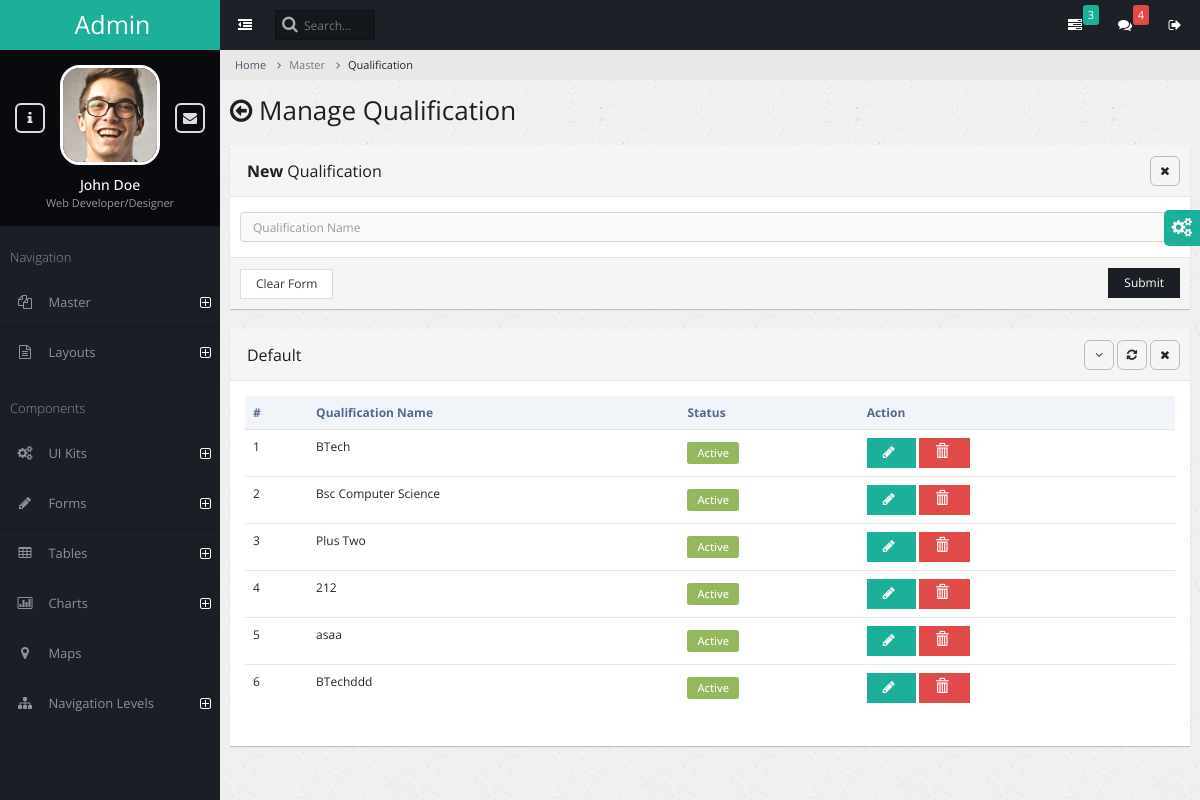
Before: /qualification/ with the older database file.
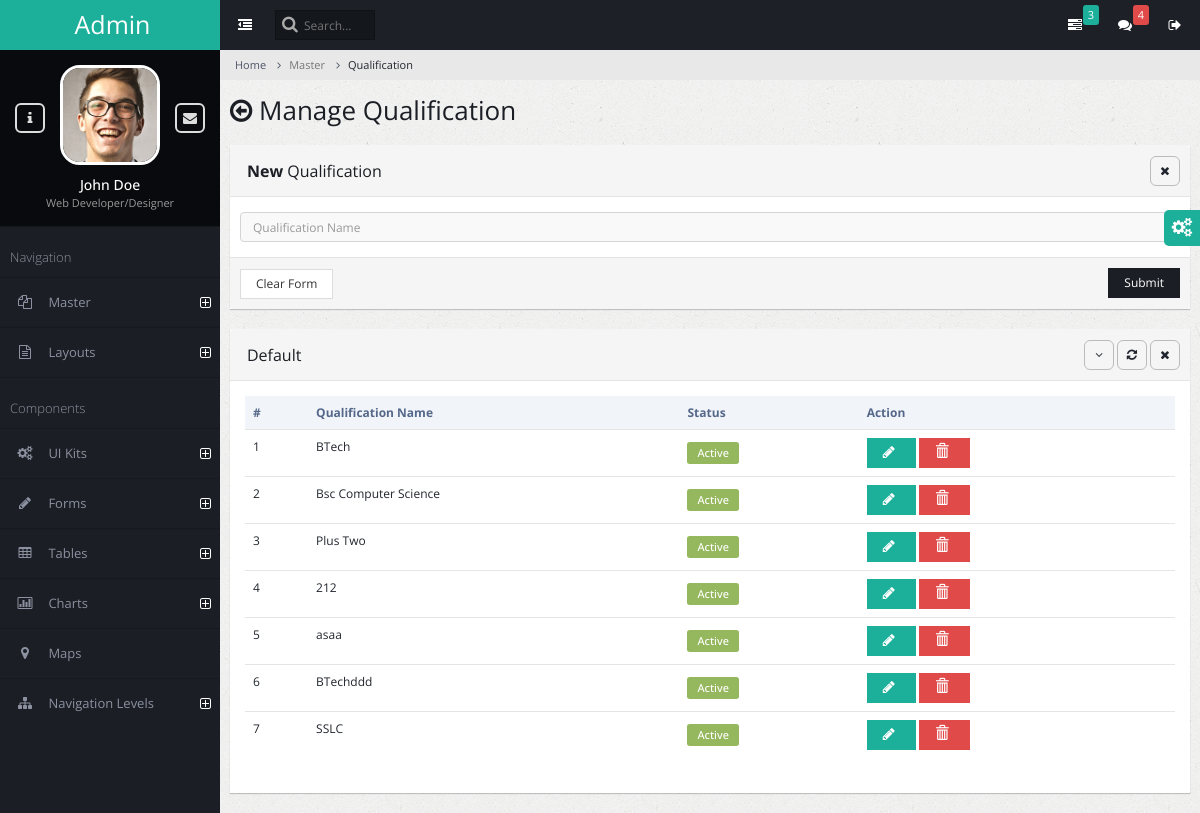
After: the same page with the newer database file.
### admin_master/models.py (models this page shows)
class AcademicQualification(models.Model):
    qualification_name = models.CharField(max_length=150)
    is_active = models.BooleanField(default=True)

### admin_master/views.py (the view, shortened to what this page needs)
# urls.py: path('qualification/', views.qualification_manage,name="qualification"),
def qualification_manage(request):
    success_message=None
    error_message = None
    academic_qualification = AcademicQualification.objects.all()
    context = {
        'errormessage': error_message,
        'successmessage': success_message,
        'academic_qualifications': academic_qualification,
    }
    return render(request, 'qualification_manage.html', context)

### admin_master/templates/qualification_manage.html (shortened to what this page needs)
{% extends 'admin_base.html' %}
{% block content %}
<ul class="breadcrumb">
    <li><a href="#">Home</a></li>
    <li class="active">Master</li>
    <li class="active">Qualification</li>
</ul>
<div class="page-title">
    <h2><span class="fa fa-arrow-circle-o-left"></span> Manage Qualification</h2>
</div>
<div class="page-content-wrap">
    <div class="row">
        <div class="col-md-12">
        <form class="form-horizontal" method="post" enctype="multipart/form-data" id="myForm">
            <div class="panel panel-default">
                <div class="panel-heading">
                    <h3 class="panel-title"><strong>New </strong> Qualification</h3>
                    <ul class="panel-controls">
                        <li><a href="#" class="panel-remove"><span class="fa fa-times"></span></a></li>
                    </ul>
                </div>
                <div class="panel-body">
                    <div class="row">
                        <div class="col-md-12 px-5 ">
                            <div class="form-group">
                                <input type="text" name='qualification_name'  autofocus class="form-control" placeholder="Qualification Name"/>
                            </div>
                        </div>
                    </div>
                </div>
                <div class="panel-footer">
                    <input type="reset" value="Clear Form" class="btn btn-default">
                    <button class="btn btn-primary pull-right">Submit</button>
                </div>
            </div>
        </form>
            <div class="panel panel-default">
                <div class="panel-heading">
                    <h3 class="panel-title">Default</h3>
                    <ul class="panel-controls">
                        <li><a href="#" class="panel-collapse"><span class="fa fa-angle-down"></span></a></li>
                        <li><a href="#" class="panel-refresh"><span class="fa fa-refresh"></span></a></li>
                        <li><a href="#" class="panel-remove"><span class="fa fa-times"></span></a></li>
                    </ul>
                </div>
                <div class="panel-body">
                    <table class="table datatable">
                        <thead>
                            <tr>
                                <th>#</th>
                                <th>Qualification Name</th>
                                <th>Status</th>
                                <th>Action</th>
                            </tr>
                        </thead>
                        <tbody>
                            {% for cademic_qualification in academic_qualifications %}
                            <tr>
                                <td>{{ forloop.counter }}</td>
                                <td>{{ cademic_qualification.qualification_name }}</td>
                                <td>
                                    {% if cademic_qualification.is_active %}
                                    <span class="label label-success label-form">Active</span>
                                    {% else %}
                                    <span class="label label-danger ">Deactive</span>
                                    {% endif %}
                                </td>
                                <td>
                                    <button class="btn btn-info" data-toggle="modal" data-target="#modal-default">
                                        <span class="fa fa-pencil"></span>
                                    </button>
                                    <a onclick="return delete_row()">
                                        <button class="btn btn-danger">
                                            <span class="glyphicon glyphicon-trash"></span>
                                        </button>
                                    </a>
                                </td>
                            </tr>
                            {% endfor %}
                        </tbody>
                    </table>
                </div>
            </div>
        </div>
    </div>
</div>
{% endblock %}

Changed rows visible on the page:
added AcademicQualification: qualification_name "SSLC", is_active "Active"
